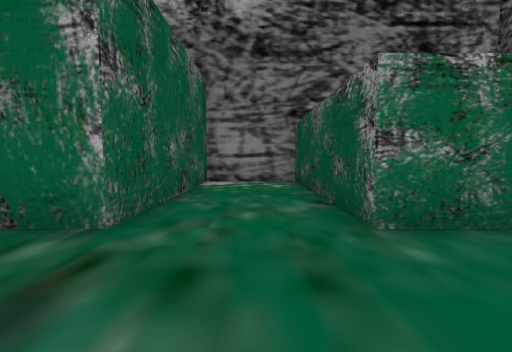
[1] (above)

22 first-person views from a walk through a Unity game level. The camera is 1.5 m above the floor, tilts 4° down and sees 90° across. The floor is counted in squares, 2 m on a side. Each view is taken from the middle of a square. On the plan, view 1 faces up. The plan holds only what a view shows up to about 9 squares ahead; the rest is blank. The place goes on beyond the plan. The player is left out. Some surface patterns are stand-ins.

[2]
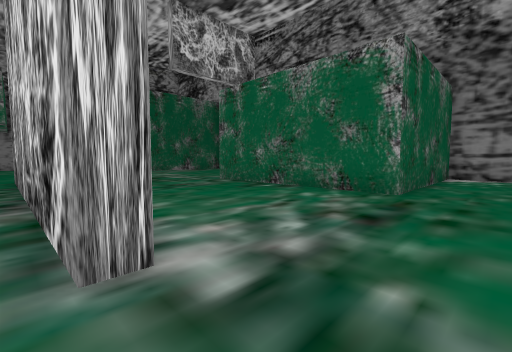

[3]
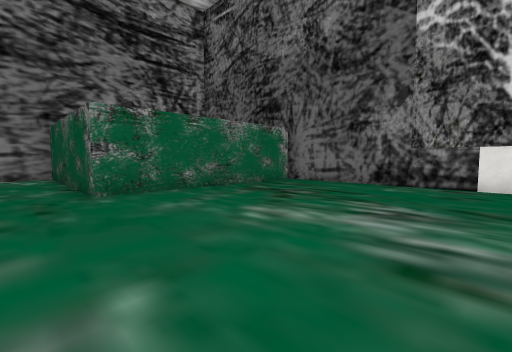

[4]
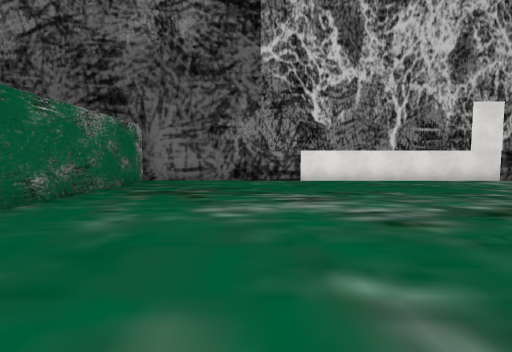

[5]
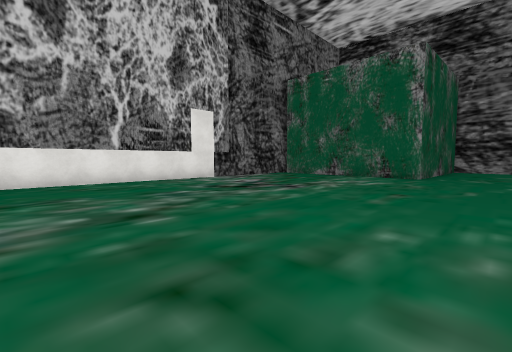

[6]
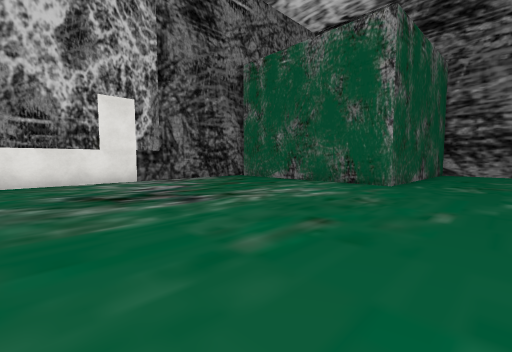

[7]
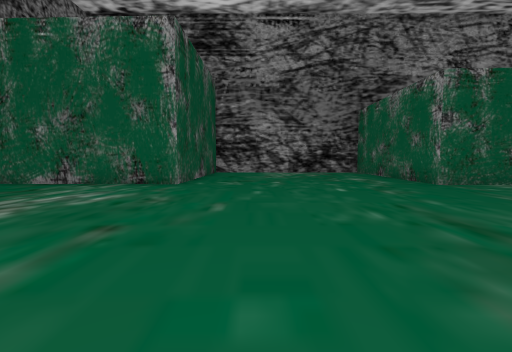

[8]
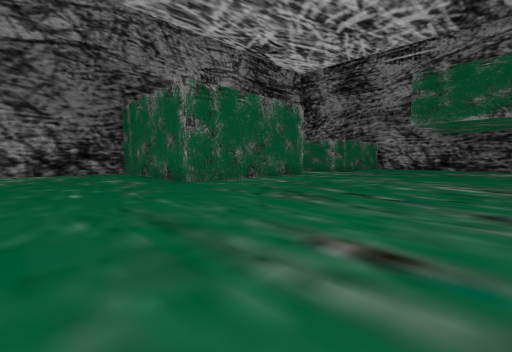

[9]
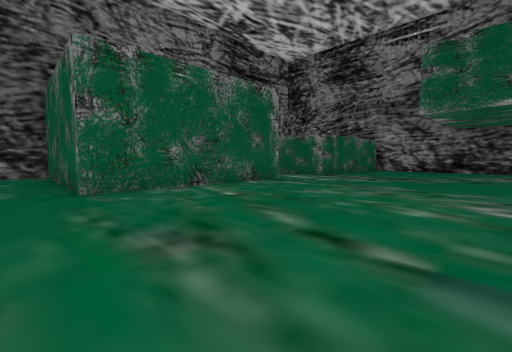

[10]
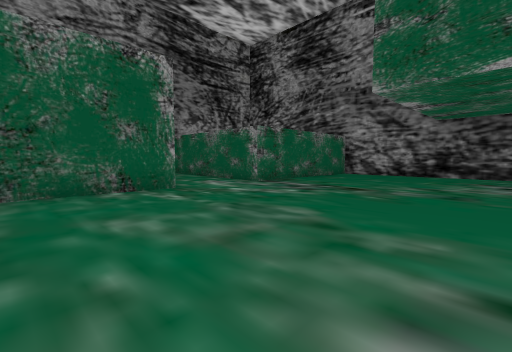

[11]
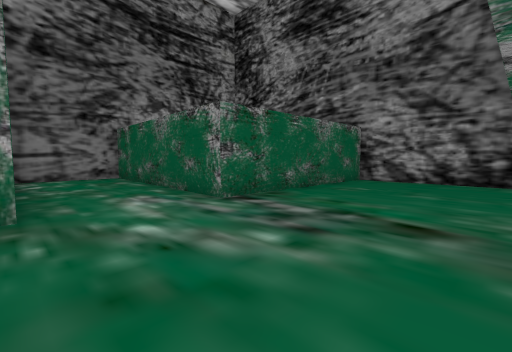

[12]
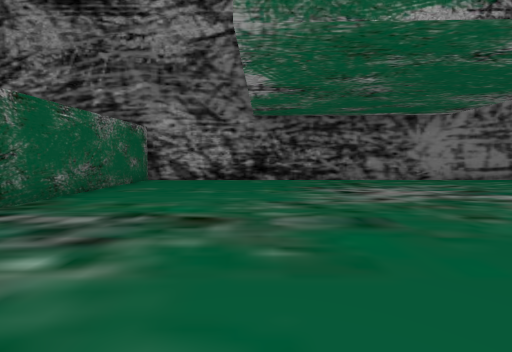

[13]
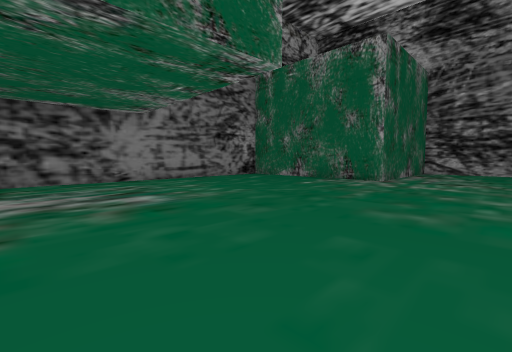

[14]
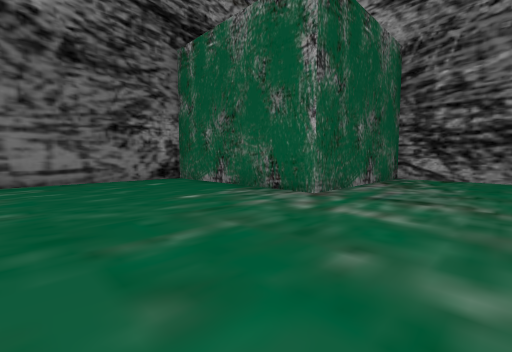

[15]
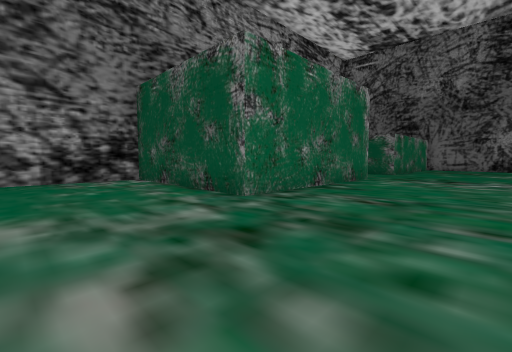

[16]
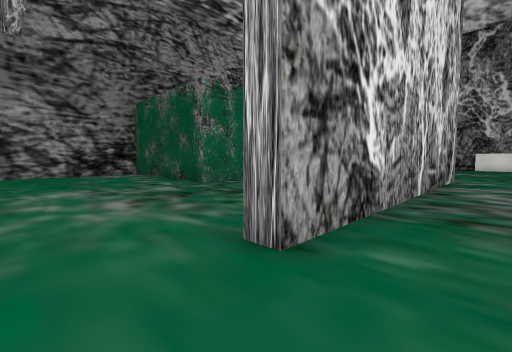

[17]
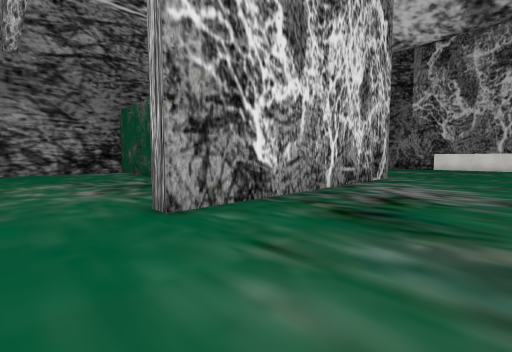

[18]
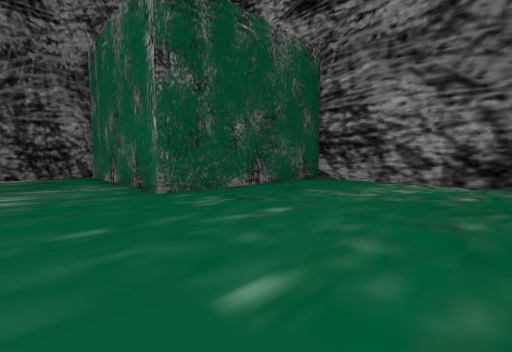

[19]
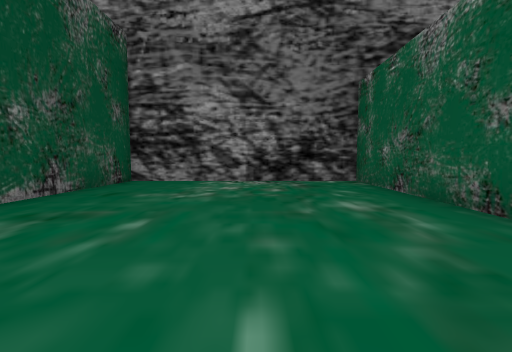

[20]
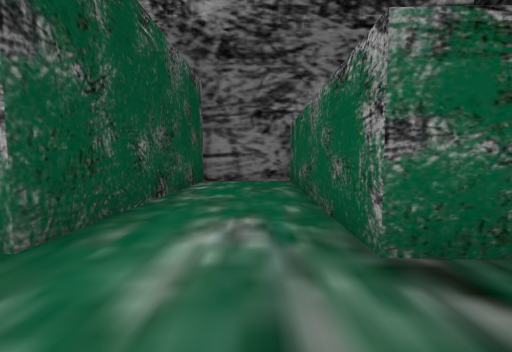

[21]
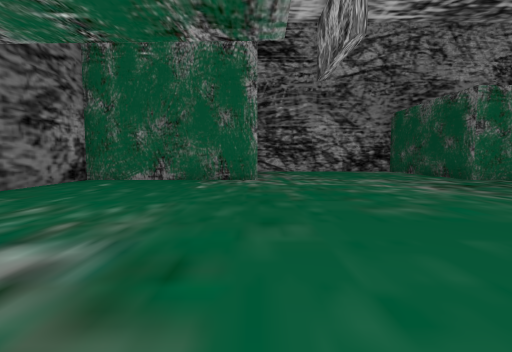

[22]
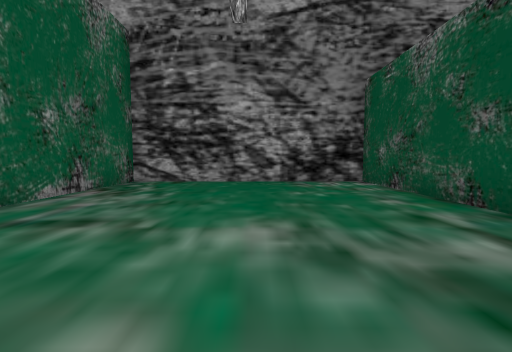

### Floor plan
Points are (right, up) in squares from view 1. A wall is a line through its corners. A room is listed if a view was taken in it or the views show most of it. See-through windows are left out.
Room 1 (views 1, 2, 3, 4, 5, 6, 7, 8, 9, 10, 11, 12, 13, 14, 15, 16, 17, 18, 19, 20, 21, 22)
walls: (-1.7, -2.2) (-1.7, -2.7) (-10.4, -2.7) (-10.4, -2.2); (7.2, 2.6) (1.2, 2.7) (1.3, 8.2) (-1.7, 8.2) (-1.7, 2.7) (-7.6, 2.7) (-7.6, 8.2) (-14.9, 8.2) (-14.9, 2.7) (-20.8, 2.8) (-20.8, -12.7) (-14.9, -12.9) (-15.1, -19.4) (-12.3, -19.4) (-12.1, -13) (-6.1, -13.1) (-6.3, -19.4) (1.1, -19.4) (1.2, -13.3) (6.5, -13.5); (7.5, -12.3) (7.5, 2.8)

Positions as (right, up) in squares from view 1, and headings:
1: (0, 0), facing up
2: (0, -3), facing up-left
3: (0, -3), facing up-right
4: (-1, -1), facing right
5: (-1, -3), facing down-right
6: (-1, -6), facing down-right
7: (-1, -6), facing down
8: (-2, -6), facing down-left
9: (-5, -7), facing down-left
10: (-9, -7), facing down-left
11: (-12, -9), facing down-left
12: (-12, -9), facing left
13: (-12, -6), facing up-left
14: (-12, -2), facing up-left
15: (-11, -1), facing up-right
16: (-12, -4), facing up-right
17: (-12, -6), facing up-right
18: (-4, -11), facing down-right
19: (-3, -11), facing down
20: (-14, -11), facing down
21: (-15, -6), facing up
22: (-11, 0), facing up
